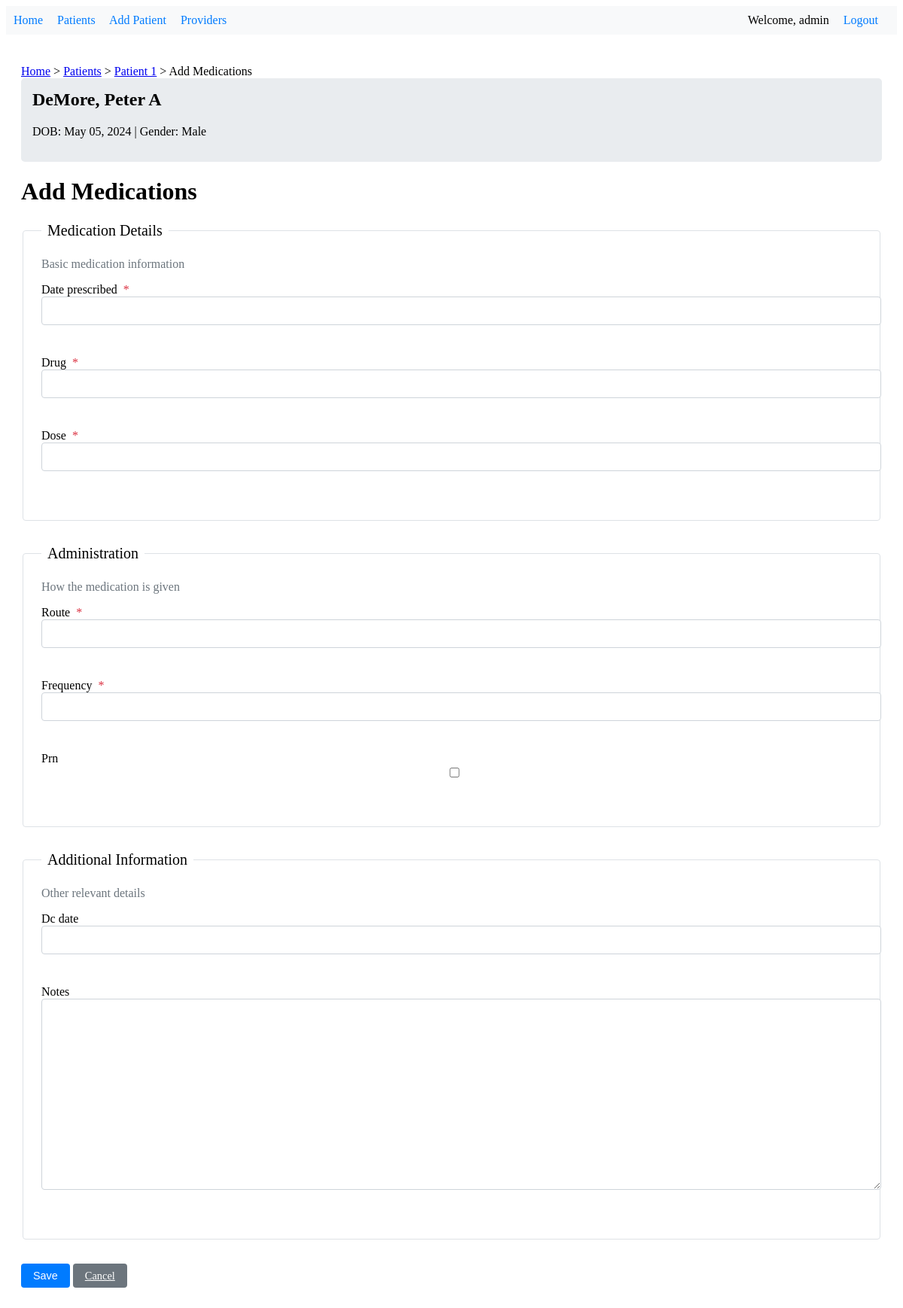
/patient/1/medications/add/ (signed in), run on the app's committed database.
### patient_records/models.py (models this page shows, shortened)
class Patient(models.Model):
    GENDER_CHOICES = [
        ('M', 'Male'),
        ('F', 'Female'),
        ('O', 'Other'),
    ]
    id = models.AutoField(primary_key=True)
    date = models.DateField()
    allergies = models.TextField(blank=True, null=True)
    code_status = models.CharField(max_length=50, blank=True, null=True)
    poa_name = models.CharField(max_length=100)
    relationship = models.CharField(max_length=50, blank=True, null=True)
    poa_contact = models.CharField(max_length=100)
    veteran = models.BooleanField(default=False)
    veteran_spouse = models.BooleanField(default=False)
    marital_status = models.CharField(max_length=50, blank=True, null=True)
    street_address = models.CharField(max_length=255, blank=True, null=True)
    city = models.CharField(max_length=100, blank=True, null=True)
    state = models.CharField(max_length=100, blank=True, null=True)
    zip = models.CharField(max_length=20, blank=True, null=True)
    patient_phone = models.CharField(max_length=20, blank=True, null=True)
    patient_email = models.EmailField(blank=True, null=True)
    last_updated = models.DateTimeField(auto_now=True)
    modified_by = models.ForeignKey(User, on_delete=models.SET_NULL, null=True, blank=True)
    patient_number = models.CharField(max_length=10, unique=True, editable=False, null=True, blank=True)
    first_name = models.CharField(max_length=50, null=True, blank=True)
    middle_name = models.CharField(max_length=50, blank=True, null=True)
    last_name = models.CharField(max_length=50, null=True, blank=True)
    date_of_birth = models.DateField(null=True, blank=True)
    gender = models.CharField(max_length=1, choices=GENDER_CHOICES, null=True, blank=True)
    ssn = models.CharField(max_length=11, verbose_name="SSN", null=True, blank=True)
    height_cm = models.DecimalField(max_digits=5, decimal_places=2, verbose_name="Height (cm)", null=True, blank=True)
    height_inches = models.DecimalField(max_digits=5, decimal_places=2, verbose_name="Height (inches)", null=True, blank=True)
    def get_gender_display(self):
        return dict(self.GENDER_CHOICES).get(self.gender, 'None')

class Medications(models.Model):
    id = models.CharField(max_length=100, primary_key=True)
    patient = models.ForeignKey(Patient, on_delete=models.CASCADE)
    date_prescribed = models.DateField()
    drug = models.CharField(max_length=200)
    dose = models.CharField(max_length=100)
    route = models.CharField(max_length=100)
    frequency = models.CharField(max_length=100)
    prn = models.BooleanField(default=False)
    dc_date = models.DateField(null=True, blank=True)
    notes = models.TextField(blank=True)
    class Meta:
        indexes = [
            models.Index(fields=['-date_prescribed']),
            models.Index(fields=['patient', '-date_prescribed']),
        ]

### patient_records/views.py (the view)
# urls.py: path('patient/<str:patient_id>/medications/add/', views.add_medications, name='add_medications'),
@login_required
def add_medications(request, patient_id):
    patient = get_object_or_404(Patient, id=patient_id)
    breadcrumbs = [
        {'label': 'Patients', 'url': reverse('patient_list')},
        {'label': f'Patient {patient.id}', 'url': reverse('patient_detail', args=[patient.id])},
        {'label': 'Add Medications', 'url': None}
    ]
    if request.method == 'POST':
        form = MedicationsForm(request.POST)
        if form.is_valid():
            med = form.save(commit=False)
            med.patient = patient
            med.save()
            messages.success(request, 'Medication added successfully!')
            return redirect('patient_detail', patient_id=patient_id)
    else:
        form = MedicationsForm(initial={'patient': patient})
    context = {
        'form': form,
        'patient': patient,
        'breadcrumbs': breadcrumbs,
        'form_title': 'Add Medication'
    }
    return render(request, 'patient_records/add_medications.html', context)

### patient_records/forms.py
class MedicationsForm(SectionedForm):
    class Meta:
        model = Medications
        fields = ['date_prescribed', 'drug', 'dose', 'route', 'frequency', 'prn', 'dc_date', 'notes']
    def get_sections(self):
        return [
            {
                'title': 'Medication Details',
                'description': 'Basic medication information',
                'fields': ['date_prescribed', 'drug', 'dose']
            },
            {
                'title': 'Administration',
                'description': 'How the medication is given',
                'fields': ['route', 'frequency', 'prn']
            },
            {
                'title': 'Additional Information',
                'description': 'Other relevant details',
                'fields': ['dc_date', 'notes']
            }
        ]

### patient_records/forms.py (called while the page is built, shortened)
    def setup_fields(self):
        for field_name, field in self.fields.items():
            css_classes = field.widget.attrs.get('class', '')
            field.widget.attrs['class'] = f'form-control {css_classes}'.strip()
            if field.required:
                field.widget.attrs['required'] = 'required'
            if isinstance(field, forms.DateField):
                field.widget.attrs['max'] = datetime.date.today().isoformat()
            if field_name == 'ssn':
                field.widget.attrs['pattern'] = r'^\d{3}-?\d{2}-?\d{4}$'
                field.widget.attrs['data-validation-message'] = 'Please enter a valid SSN (XXX-XX-XXXX)'
            if field_name in ['phone', 'fax']:
                field.widget.attrs['pattern'] = r'^\(\d{3}\)\s?\d{3}-\d{4}$'
                field.widget.attrs['data-validation-message'] = 'Please enter a valid phone number (XXX) XXX-XXXX'

    @property
    def sections(self):
        return self.get_sections()

### patient_records/templatetags/form_tags.py (called while the page is built)
@register.filter
def get_field(form, field_name):
    try:
        return form[field_name]
    except KeyError:
        return None

### patient_records/templatetags/patient_tags.py (called while the page is built)
@register.filter
def full_name(patient):
    if patient.middle_name:
        return f"{patient.last_name}, {patient.first_name} {patient.middle_name}"
    return f"{patient.last_name}, {patient.first_name}"

### patient_records/templates/patient_records/add_medications.html
{% extends 'patient_records/base_form.html' %}
{% block title %}Add Medications{% endblock %}

### patient_records/templates/components/_navigation.html
{% if user.is_authenticated %}
    <nav>
        <a href="{% url 'home' %}">Home</a>
        <a href="{% url 'patient_list' %}">Patients</a>
        <a href="{% url 'add_patient' %}">Add Patient</a>
        <a href="{% url 'provider_list' %}">Providers</a>
        <div class="user-nav">
            <span>Welcome, {{ user.username }}</span>
            <a href="{% url 'logout' %}">Logout</a>
        </div>
    </nav>
{% endif %}

### patient_records/templates/components/_patient_header.html (shortened to what this page needs)
{% load patient_tags %}
<div class="patient-header">
    <h2>{{ patient|full_name }}</h2>
    <p>
        DOB: {{ patient.date_of_birth|date:"M d, Y" }} |
        Gender: {{ patient.get_gender_display }}
    </p>
</div>

### patient_records/templates/patient_records/partials/_form_field.html (shortened to what this page needs)
<div class="field-wrapper">
    <label for="{{ field.id_for_label }}" class="form-label">
        {{ field.label }}
        {% if field.field.required %}
            <span class="required">*</span>
        {% endif %}
    </label>
    {{ field }}
    <div class="field-error" aria-live="polite">
    </div>
</div>

### patient_records/templates/patient_records/base.html (style rules this page uses)
nav { background-color: #f8f9fa; padding: 10px; margin-bottom: 20px; }
nav a { margin-right: 15px; text-decoration: none; color: #007bff; }
.user-nav { float: right; }
.user-nav span { margin-right: 15px; }
.patient-header { background-color: #e9ecef; padding: 15px; margin-bottom: 20px; border-radius: 5px; }
.patient-header h2 { margin-top: 0; }
.field-wrapper { position: relative; margin-bottom: 1rem; }
.field-error { color: #dc3545; font-size: 0.875rem; margin-top: 0.25rem; min-height: 1.5em; }
.form-label { font-weight: 500; }
.required { color: #dc3545; margin-left: 0.25rem; }
.field-wrapper { margin-bottom: 1rem; }
.required { color: #dc3545; }

### patient_records/templates/patient_records/base_form.html (style rules this page uses)
.field-wrapper { margin-bottom: 1rem; position: relative; }
.field-error { color: #dc3545; font-size: 0.875rem; margin-top: 0.25rem; min-height: 1.5em; }
.form-control { display: block; width: 100%; padding: 0.375rem 0.75rem; font-size: 1rem; line-height: 1.5; border: 1px solid #ced4da; border-radius: 0.25rem; transition: border-color 0.15s ease-in-out; }

### data on the page
Patient: middle_name+last_name+first_name "DeMore, Peter A", date_of_birth "May 05, 2024", gender "Male"

### other printed values
{{ user.username }} "admin"
{{ breadcrumb.label }} "Patients" "Patient 1"
{{ breadcrumb.label }} "Add Medications"
{{ section.title }} "Medication Details" "Administration" "Additional Information"
{{ section.description }} "Basic medication information" "How the medication is given" "Other relevant details"
{{ field.label }} "Date prescribed" "Drug" "Dose" "Route" "Frequency" "Prn" "Dc date" "Notes"
{{ submit_label|default:"Save" }} "Save"
